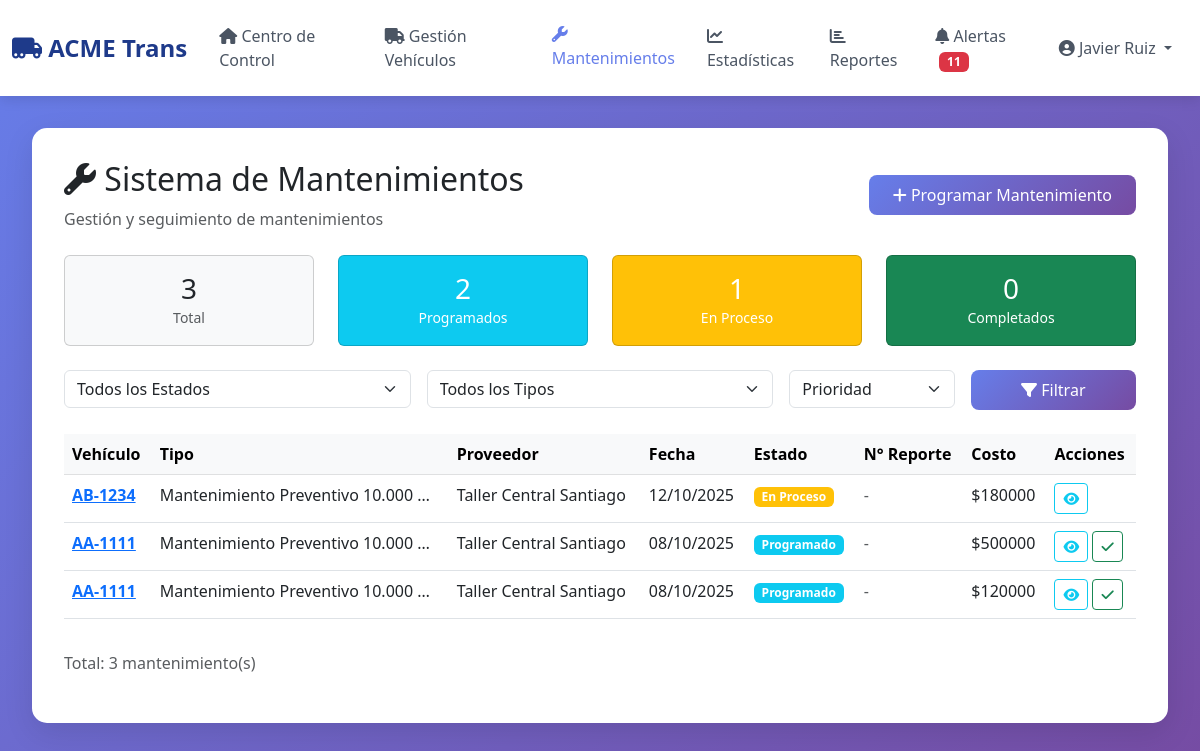
Page /dashboard/mantenimientos/ (signed in) on the earlier database version.
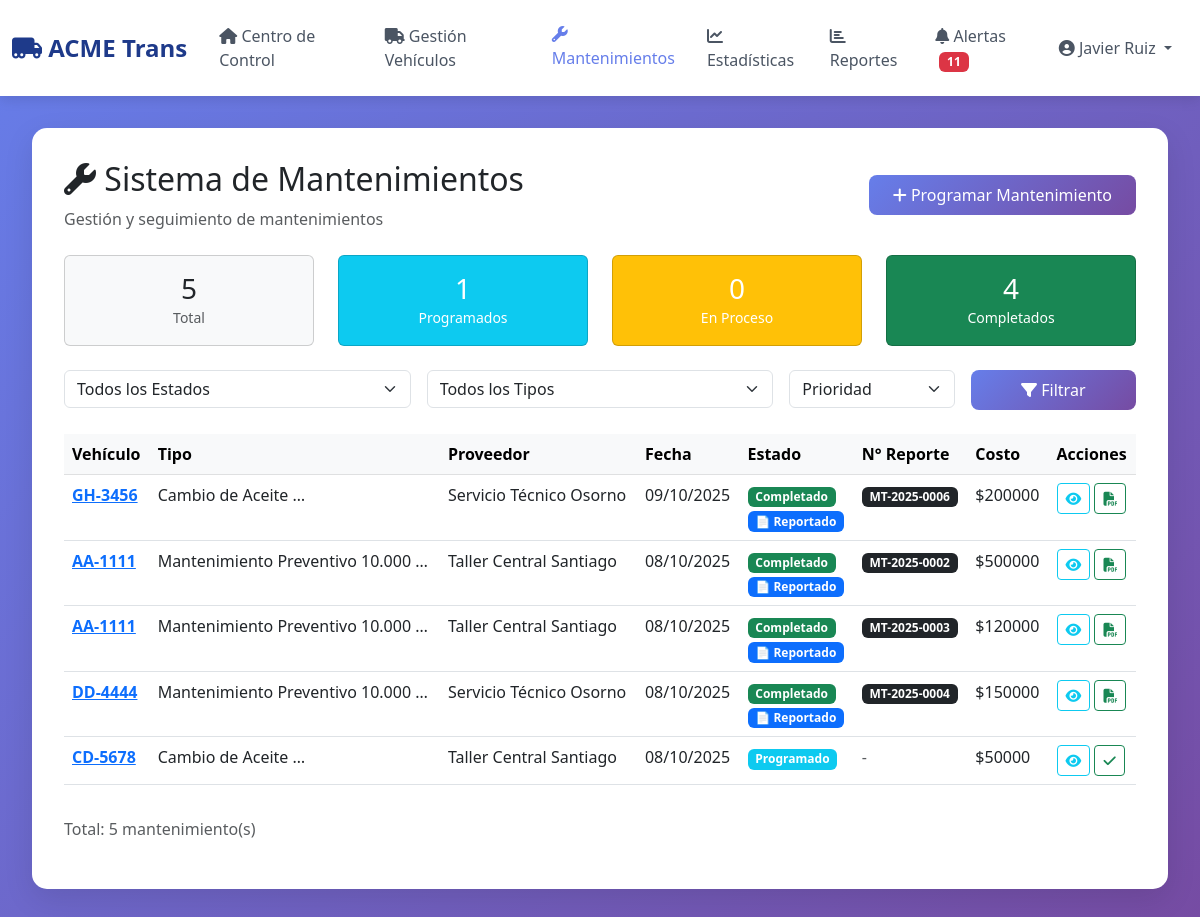
Same page on the later database version.
### flota/models.py (models this page shows, shortened)
class Mantenimiento(models.Model):
    ESTADO_CHOICES = [
        ('programado', 'Programado'),
        ('en_proceso', 'En Proceso'),
        ('completado', 'Completado'),
        ('cancelado', 'Cancelado'),
    ]
    TIPO_CHOICES = [
        ('preventivo', 'Preventivo'),
        ('correctivo', 'Correctivo'),
    ]
    PRIORIDAD_CHOICES = [
        ('baja', 'Baja'),
        ('media', 'Media'),
        ('alta', 'Alta'),
        ('critica', 'Crítica'),
    ]
    vehiculo = models.ForeignKey(
        Vehiculo,
        on_delete=models.CASCADE,
        related_name='mantenimientos',
        verbose_name="Vehículo"
    )
    tipo_mantenimiento = models.ForeignKey(
        TipoMantenimiento,
        on_delete=models.CASCADE,
        verbose_name="Tipo de Mantenimiento"
    )
    proveedor = models.ForeignKey(
        Proveedor,
        on_delete=models.CASCADE,
        verbose_name="Proveedor"
    )
    tipo = models.CharField(
        max_length=20,
        choices=TIPO_CHOICES,
        default='preventivo',
        verbose_name="Tipo"
    )
    estado = models.CharField(
        max_length=20,
        choices=ESTADO_CHOICES,
        default='programado',
        verbose_name="Estado"
    )
    prioridad = models.CharField(
        max_length=20,
        choices=PRIORIDAD_CHOICES,
        default='media',
        verbose_name="Prioridad"
    )
    fecha_programada = models.DateField(verbose_name="Fecha Programada")
    fecha_realizacion = models.DateField(null=True, blank=True, verbose_name="Fecha de Realización")
    kilometraje_programado = models.IntegerField(verbose_name="Kilometraje Programado")
    costo_estimado = models.DecimalField(
        max_digits=10,
        decimal_places=0,
        verbose_name="Costo Estimado"
    )
    costo_real = models.DecimalField(
        max_digits=10,
        decimal_places=0,
        null=True,
        blank=True,
        verbose_name="Costo Real"
    )
    tiempo_estimado_horas = models.IntegerField(
        default=4,
        verbose_name="Tiempo Estimado (horas)"
    )
    descripcion = models.TextField(verbose_name="Descripción del Trabajo")
    observaciones_programacion = models.TextField(
        blank=True,
        verbose_name="Observaciones"
    )
    usuario_programacion = models.ForeignKey(
        User,
        on_delete=models.CASCADE,
        related_name='mantenimientos_programados',
        verbose_name="Usuario que Programó"
    )
    fecha_creacion = models.DateTimeField(auto_now_add=True)
    fecha_modificacion = models.DateTimeField(auto_now=True)
    def numero_reporte(self):
        if self.estado == 'completado':
            return f"MT-2025-{self.pk:04d}"
        return None
    class Meta:
        verbose_name = "Mantenimiento"
        verbose_name_plural = "Mantenimientos"
        ordering = ['-fecha_programada']

class Vehiculo(models.Model):
    ESTADO_CHOICES = [
        ('operativo', 'Operativo'),
        ('mantenimiento', 'En Mantenimiento'),
        ('fuera_servicio', 'Fuera de Servicio'),
    ]
    TIPO_CAPACIDAD_CHOICES = [
        ('GC', 'Gran Capacidad'),
        ('MC', 'Mediana Capacidad'),
    ]
    patente = models.CharField(max_length=10, unique=True, verbose_name="Patente")
    marca = models.CharField(max_length=50, verbose_name="Marca")
    modelo = models.CharField(max_length=50, verbose_name="Modelo")
    año = models.IntegerField(verbose_name="Año")
    tipo_capacidad = models.CharField(
        max_length=2,
        choices=TIPO_CAPACIDAD_CHOICES,
        default='MC',
        verbose_name="Tipo de Capacidad"
    )
    estado = models.CharField(
        max_length=20,
        choices=ESTADO_CHOICES,
        default='operativo',
        verbose_name="Estado"
    )
    kilometraje_actual = models.IntegerField(default=0, verbose_name="Kilometraje Actual")
    centro_operacion = models.ForeignKey(
        CentroOperacional,
        on_delete=models.CASCADE,
        related_name='vehiculos',
        verbose_name="Centro Operacional"
    )
    numero_chasis = models.CharField(max_length=50, blank=True, verbose_name="Número de Chasis")
    numero_motor = models.CharField(max_length=50, blank=True, verbose_name="Número de Motor")
    valor_adquisicion = models.DecimalField(
        max_digits=12,
        decimal_places=0,
        null=True,
        blank=True,
        verbose_name="Valor de Adquisición"
    )
    fecha_adquisicion = models.DateField(
        null=True,
        blank=True,
        verbose_name="Fecha de Adquisición"
    )
    imagen = models.ImageField(
        upload_to='vehiculos/',
        null=True,
        blank=True,
        verbose_name="Foto del Vehículo"
    )
    observaciones = models.TextField(blank=True, verbose_name="Observaciones")
    activo = models.BooleanField(default=True)
    fecha_creacion = models.DateTimeField(auto_now_add=True)
    fecha_modificacion = models.DateTimeField(auto_now=True)
    class Meta:
        verbose_name = "Vehículo"
        verbose_name_plural = "Vehículos"
        ordering = ['patente']

class TipoMantenimiento(models.Model):
    nombre = models.CharField(max_length=100, verbose_name="Nombre")
    descripcion = models.TextField(verbose_name="Descripción")
    frecuencia_km = models.IntegerField(
        help_text="Cada cuántos km se debe realizar",
        verbose_name="Frecuencia (km)"
    )
    costo_estimado = models.DecimalField(
        max_digits=10,
        decimal_places=0,
        verbose_name="Costo Estimado"
    )
    tiempo_estimado_horas = models.IntegerField(verbose_name="Tiempo Estimado (horas)")
    es_preventivo = models.BooleanField(default=True, verbose_name="¿Es Preventivo?")
    activo = models.BooleanField(default=True)
    class Meta:
        verbose_name = "Tipo de Mantenimiento"
        verbose_name_plural = "Tipos de Mantenimiento"

class Proveedor(models.Model):
    nombre = models.CharField(max_length=100, verbose_name="Nombre")
    rut = models.CharField(max_length=12, verbose_name="RUT")
    direccion = models.TextField(verbose_name="Dirección")
    telefono = models.CharField(max_length=20, verbose_name="Teléfono")
    email = models.EmailField(verbose_name="Email")
    contacto_principal = models.CharField(max_length=100, verbose_name="Contacto Principal")
    especialidad = models.CharField(max_length=100, verbose_name="Especialidad")
    activo = models.BooleanField(default=True)
    fecha_creacion = models.DateTimeField(auto_now_add=True)
    class Meta:
        verbose_name = "Proveedor"
        verbose_name_plural = "Proveedores"

### flota/views.py (the view)
# urls.py: path('mantenimientos/', views.mantenimientos_view, name='mantenimientos'),
@login_required
def mantenimientos_view(request):
    mantenimientos = Mantenimiento.objects.select_related(
        'vehiculo', 'tipo_mantenimiento', 'proveedor'
    ).all().order_by('-fecha_programada')
    estado_filter = request.GET.get('estado', '')
    tipo_filter = request.GET.get('tipo', '')
    prioridad_filter = request.GET.get('prioridad', '')
    if estado_filter:
        mantenimientos = mantenimientos.filter(estado=estado_filter)
    if tipo_filter:
        mantenimientos = mantenimientos.filter(tipo=tipo_filter)
    if prioridad_filter:
        mantenimientos = mantenimientos.filter(prioridad=prioridad_filter)
    total = Mantenimiento.objects.count()
    programados = Mantenimiento.objects.filter(estado='programado').count()
    en_proceso = Mantenimiento.objects.filter(estado='en_proceso').count()
    completados = Mantenimiento.objects.filter(estado='completado').count()
    context = {
        'mantenimientos': mantenimientos,
        'total': total,
        'programados': programados,
        'en_proceso': en_proceso,
        'completados': completados,
        'page_title': 'Mantenimientos',
    }
    return render(request, 'flota/mantenimientos.html', context)

### flota/templates/flota/mantenimientos.html (shortened to what the changed rows need)
{% extends 'flota/base.html' %}
{% block content %}
<div class="card-custom">
    <div class="d-flex justify-content-between align-items-center mb-4">
        <div>
            <h2><i class="fas fa-wrench"></i> Sistema de Mantenimientos</h2>
        </div>
    </div>
    <div class="row mb-4">
        <div class="col-md-3">
            <div class="card bg-light text-center">
                <div class="card-body">
                    <h3 class="mb-0">{{ total }}</h3>
                    <small class="text-muted">Total</small>
                </div>
            </div>
        </div>
        <div class="col-md-3">
            <div class="card bg-info text-white text-center">
                <div class="card-body">
                    <h3 class="mb-0">{{ programados }}</h3>
                    <small>Programados</small>
                </div>
            </div>
        </div>
        <div class="col-md-3">
            <div class="card bg-warning text-white text-center">
                <div class="card-body">
                    <h3 class="mb-0">{{ en_proceso }}</h3>
                    <small>En Proceso</small>
                </div>
            </div>
        </div>
        <div class="col-md-3">
            <div class="card bg-success text-white text-center">
                <div class="card-body">
                    <h3 class="mb-0">{{ completados }}</h3>
                    <small>Completados</small>
                </div>
            </div>
        </div>
    </div>
    <div class="table-responsive">
        <table class="table table-hover">
            <thead class="table-light">
                <tr>
                    <th>Vehículo</th>
                    <th>Tipo</th>
                    <th>Proveedor</th>
                    <th>Fecha</th>
                    <th>Estado</th>
                    <th>N° Reporte</th>
                    <th>Costo</th>
                    <th>Acciones</th>
                </tr>
            </thead>
            <tbody>
                {% for mant in mantenimientos %}
                <tr>
                    <td>
                        <a href="{% url 'flota:vehiculo_detalle' mant.vehiculo.id %}">
                            <strong>{{ mant.vehiculo.patente }}</strong>
                        </a>
                    </td>
                    <td>{{ mant.tipo_mantenimiento.nombre|truncatewords:3 }}</td>
                    <td>{{ mant.proveedor.nombre }}</td>
                    <td>{{ mant.fecha_programada|date:"d/m/Y" }}</td>
                    <td>
                        <span class="badge
                        {% if mant.estado == 'completado' %}bg-success
                        {% elif mant.estado == 'en_proceso' %}bg-warning
                        {% elif mant.estado == 'programado' %}bg-info
                        {% else %}bg-danger{% endif %}">
                            {{ mant.get_estado_display }}
                        </span>
                        {% if mant.estado == 'completado' %}
                        <br><small class="badge bg-primary mt-1">📄 Reportado</small>
                        {% endif %}
                    </td>
                    <td>
                        {% if mant.estado == 'completado' %}
                        <span class="badge bg-dark">{{ mant.numero_reporte }}</span>
                        {% else %}
                        <span class="text-muted">-</span>
                        {% endif %}
                    </td>
                    <td>${{ mant.costo_estimado|floatformat:0 }}</td>
                    <td>
                        <a href="{% url 'flota:mantenimiento_detalle' mant.id %}" class="btn btn-sm btn-outline-info"
                            title="Ver Detalle">
                            <i class="fas fa-eye"></i>
                        </a>
                        {% if mant.estado == 'completado' %}
                        <a href="{% url 'flota:mantenimiento_reporte' mant.id %}" class="btn btn-sm btn-outline-success"
                            title="Ver Reporte">
                            <i class="fas fa-file-pdf"></i>
                        </a>
                        {% elif mant.estado == 'programado' %}
                        <a href="{% url 'flota:mantenimiento_completar' mant.id %}"
                            class="btn btn-sm btn-outline-success" title="Completar">
                            <i class="fas fa-check"></i>
                        </a>
                        {% endif %}
                    </td>
                </tr>
                {% empty %}
                <tr>
                    <td colspan="8" class="text-center text-muted py-4">
                        No hay mantenimientos registrados
                    </td>
                </tr>
                {% endfor %}
            </tbody>
        </table>
    </div>
    <div class="mt-3">
        <p class="text-muted">Total: {{ mantenimientos.count }} mantenimiento(s)</p>
    </div>
</div>
{% endblock %}

Differences in the rows shown:
removed Mantenimiento: vehiculo.patente "AB-1234", tipo_mantenimiento.nombre "Mantenimiento Preventivo 10.000 …", proveedor.nombre "Taller Central Santiago", fecha_programada "12/10/2025", estado "En Proceso", costo_estimado "180000"
added Mantenimiento: vehiculo.patente "GH-3456", tipo_mantenimiento.nombre "Cambio de Aceite …", proveedor.nombre "Servicio Técnico Osorno", fecha_programada "09/10/2025", estado "Completado", shows "📄 Reportado", numero_reporte "MT-2025-0006", costo_estimado "200000"
changed Mantenimiento (number 2 of 5 on the later page): estado "Programado" → "Completado"; numero_reporte (not shown) → "MT-2025-0002"; estado "-" → "📄 Reportado"
changed Mantenimiento (number 3 of 5 on the later page): estado "Programado" → "Completado"; numero_reporte (not shown) → "MT-2025-0003"; estado "-" → "📄 Reportado"
added Mantenimiento: vehiculo.patente "DD-4444", tipo_mantenimiento.nombre "Mantenimiento Preventivo 10.000 …", proveedor.nombre "Servicio Técnico Osorno", fecha_programada "08/10/2025", estado "Completado", shows "📄 Reportado", numero_reporte "MT-2025-0004", costo_estimado "150000"
added Mantenimiento: vehiculo.patente "CD-5678", tipo_mantenimiento.nombre "Cambio de Aceite …", proveedor.nombre "Taller Central Santiago", fecha_programada "08/10/2025", estado "Programado", costo_estimado "50000"
Other differences:
{{ total }}: "3" → "5"
{{ programados }}: "2" → "1"
{{ en_proceso }}: "1" → "0"
{{ completados }}: "0" → "4"
{{ mantenimientos.count }}: "3" → "5"
